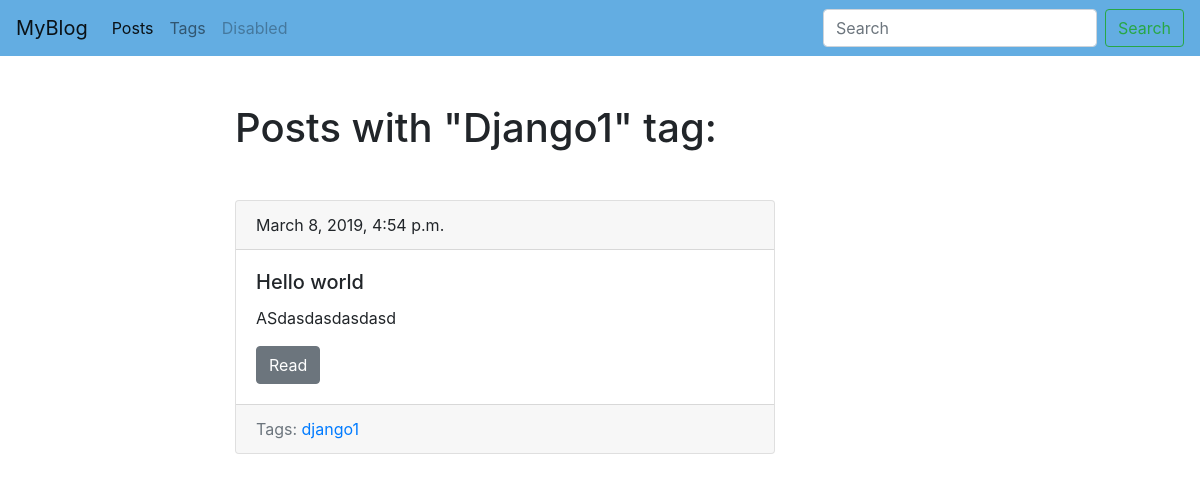
The page /blog/tags/django1/ on the database its author committed.
### blog/models.py (models this page shows, shortened)
class Tag(models.Model):
    title = models.CharField(max_length=50)
    slug = models.SlugField(max_length=50, unique=True)
    def get_absolute_url(self):
        return reverse('tag_detail_url', kwargs={'slug': self.slug})

class Post(models.Model):
    title = models.CharField(max_length=150, db_index=True)
    slug = models.SlugField(max_length=150, unique=True,blank=True)
    body = models.TextField(blank=True, db_index=True)
    date_pub = models.DateTimeField(auto_now_add=True)
    tags = models.ManyToManyField('Tag', blank=True, related_name='posts')
    def get_absolute_url(self):
        return reverse('post_detail_url', kwargs={'slug': self.slug})

### blog/views.py (the view)
# urls.py: path('tags/<str:slug>/', TagDetail.as_view(), name='tag_detail_url'),
class TagDetail(ObjectDetailMixin, View):
    model = Tag
    template = 'blog/tag_detail.html'

### blog/utils.py (called while the page is built)
    def get(self, request, slug):
        object = get_object_or_404(self.model, slug__iexact=slug)
        return render(request, self.template, context={self.model.__name__.lower():object})

### blog/templates/blog/tag_detail.html (shortened to what this page needs)
{% extends 'blog/base_blog.html' %}
{% block content %}
    <h1 class="mb-5">Posts with "{{ tag.title | title }}" tag:</h1>
    {% for post in tag.posts.all %}
        {% include 'blog/includes/post_card_template.html' %}
    {% endfor %}
{% endblock %}

### blog/templates/blog/includes/post_card_template.html
<div class="card mb-4">
  <div class="card-header">
    {{post.date_pub}}
  </div>
  <div class="card-body">
    <h5 class="card-title">{{post.title}}</h5>
    <p class="card-text">{{post.body | truncatewords:15}}</p>
    <a href="{{ post.get_absolute_url }}" class="btn btn-secondary">Read</a>
  </div>
  <div class="card-footer text-muted">
    Tags:
    {% for tag in post.tags.all %}
      <a href="{{tag.get_absolute_url}}">{{tag.title}}</a>
    {% endfor %}
  </div>
</div>

### rows shown on the page
Tag: title "Django1", title "django1"
Post: date_pub "March 8, 2019, 4:54 p.m.", title "Hello world", body "ASdasdasdasdasd"
